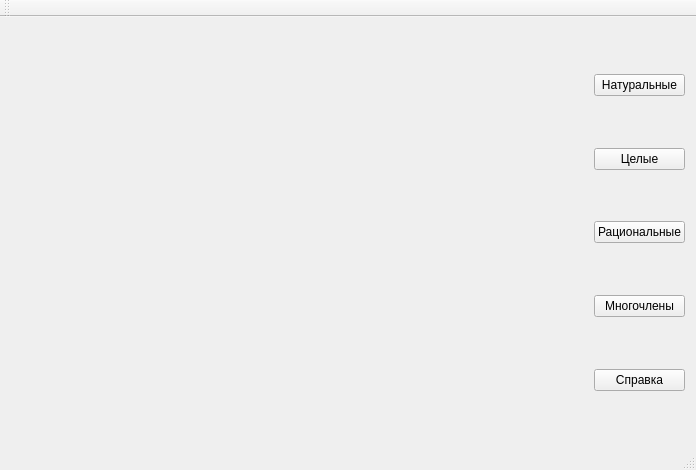
<?xml version="1.0" encoding="UTF-8"?>
<ui version="4.0">
 <class>MainWindow</class>
 <widget class="QMainWindow" name="MainWindow">
  <property name="geometry">
   <rect>
    <x>0</x>
    <y>0</y>
    <width>696</width>
    <height>470</height>
   </rect>
  </property>
  <property name="windowTitle">
   <string>BigNumbers</string>
  </property>
  <widget class="QWidget" name="centralWidget">
   <layout class="QGridLayout" name="gridLayout">
    <item row="0" column="5">
     <layout class="QVBoxLayout" name="verticalLayout">
      <item>
       <spacer name="verticalSpacer">
        <property name="orientation">
         <enum>Qt::Vertical</enum>
        </property>
        <property name="sizeType">
         <enum>QSizePolicy::Expanding</enum>
        </property>
        <property name="sizeHint" stdset="0">
         <size>
          <width>20</width>
          <height>40</height>
         </size>
        </property>
       </spacer>
      </item>
      <item>
       <widget class="QPushButton" name="NatButton">
        <property name="text">
         <string>Натуральные</string>
        </property>
       </widget>
      </item>
      <item>
       <spacer name="verticalSpacer_5">
        <property name="orientation">
         <enum>Qt::Vertical</enum>
        </property>
        <property name="sizeHint" stdset="0">
         <size>
          <width>20</width>
          <height>40</height>
         </size>
        </property>
       </spacer>
      </item>
      <item>
       <widget class="QPushButton" name="IntButton">
        <property name="text">
         <string>Целые</string>
        </property>
       </widget>
      </item>
      <item>
       <spacer name="verticalSpacer_4">
        <property name="orientation">
         <enum>Qt::Vertical</enum>
        </property>
        <property name="sizeType">
         <enum>QSizePolicy::MinimumExpanding</enum>
        </property>
        <property name="sizeHint" stdset="0">
         <size>
          <width>20</width>
          <height>40</height>
         </size>
        </property>
       </spacer>
      </item>
      <item>
       <widget class="QPushButton" name="RatButton">
        <property name="text">
         <string>Рациональные</string>
        </property>
       </widget>
      </item>
      <item>
       <spacer name="verticalSpacer_3">
        <property name="orientation">
         <enum>Qt::Vertical</enum>
        </property>
        <property name="sizeType">
         <enum>QSizePolicy::Expanding</enum>
        </property>
        <property name="sizeHint" stdset="0">
         <size>
          <width>20</width>
          <height>40</height>
         </size>
        </property>
       </spacer>
      </item>
      <item>
       <widget class="QPushButton" name="PolButton">
        <property name="text">
         <string>Многочлены</string>
        </property>
       </widget>
      </item>
      <item>
       <spacer name="verticalSpacer_2">
        <property name="orientation">
         <enum>Qt::Vertical</enum>
        </property>
        <property name="sizeType">
         <enum>QSizePolicy::Expanding</enum>
        </property>
        <property name="sizeHint" stdset="0">
         <size>
          <width>20</width>
          <height>40</height>
         </size>
        </property>
       </spacer>
      </item>
      <item>
       <widget class="QPushButton" name="reference">
        <property name="text">
         <string>Справка</string>
        </property>
       </widget>
      </item>
      <item>
       <spacer name="verticalSpacer_6">
        <property name="orientation">
         <enum>Qt::Vertical</enum>
        </property>
        <property name="sizeHint" stdset="0">
         <size>
          <width>20</width>
          <height>40</height>
         </size>
        </property>
       </spacer>
      </item>
     </layout>
    </item>
    <item row="0" column="3">
     <spacer name="horizontalSpacer">
      <property name="orientation">
       <enum>Qt::Horizontal</enum>
      </property>
      <property name="sizeHint" stdset="0">
       <size>
        <width>40</width>
        <height>20</height>
       </size>
      </property>
     </spacer>
    </item>
    <item row="0" column="0">
     <layout class="QHBoxLayout" name="horizontalLayout"/>
    </item>
    <item row="0" column="2">
     <layout class="QVBoxLayout" name="verticalLayout_3"/>
    </item>
    <item row="0" column="1">
     <spacer name="horizontalSpacer_2">
      <property name="orientation">
       <enum>Qt::Horizontal</enum>
      </property>
      <property name="sizeHint" stdset="0">
       <size>
        <width>40</width>
        <height>20</height>
       </size>
      </property>
     </spacer>
    </item>
   </layout>
  </widget>
  <widget class="QMenuBar" name="menuBar">
   <property name="geometry">
    <rect>
     <x>0</x>
     <y>0</y>
     <width>696</width>
     <height>21</height>
    </rect>
   </property>
  </widget>
  <widget class="QToolBar" name="mainToolBar">
   <attribute name="toolBarArea">
    <enum>TopToolBarArea</enum>
   </attribute>
   <attribute name="toolBarBreak">
    <bool>false</bool>
   </attribute>
  </widget>
  <widget class="QStatusBar" name="statusBar"/>
 </widget>
 <layoutdefault spacing="6" margin="11"/>
 <resources/>
 <connections/>
</ui>
